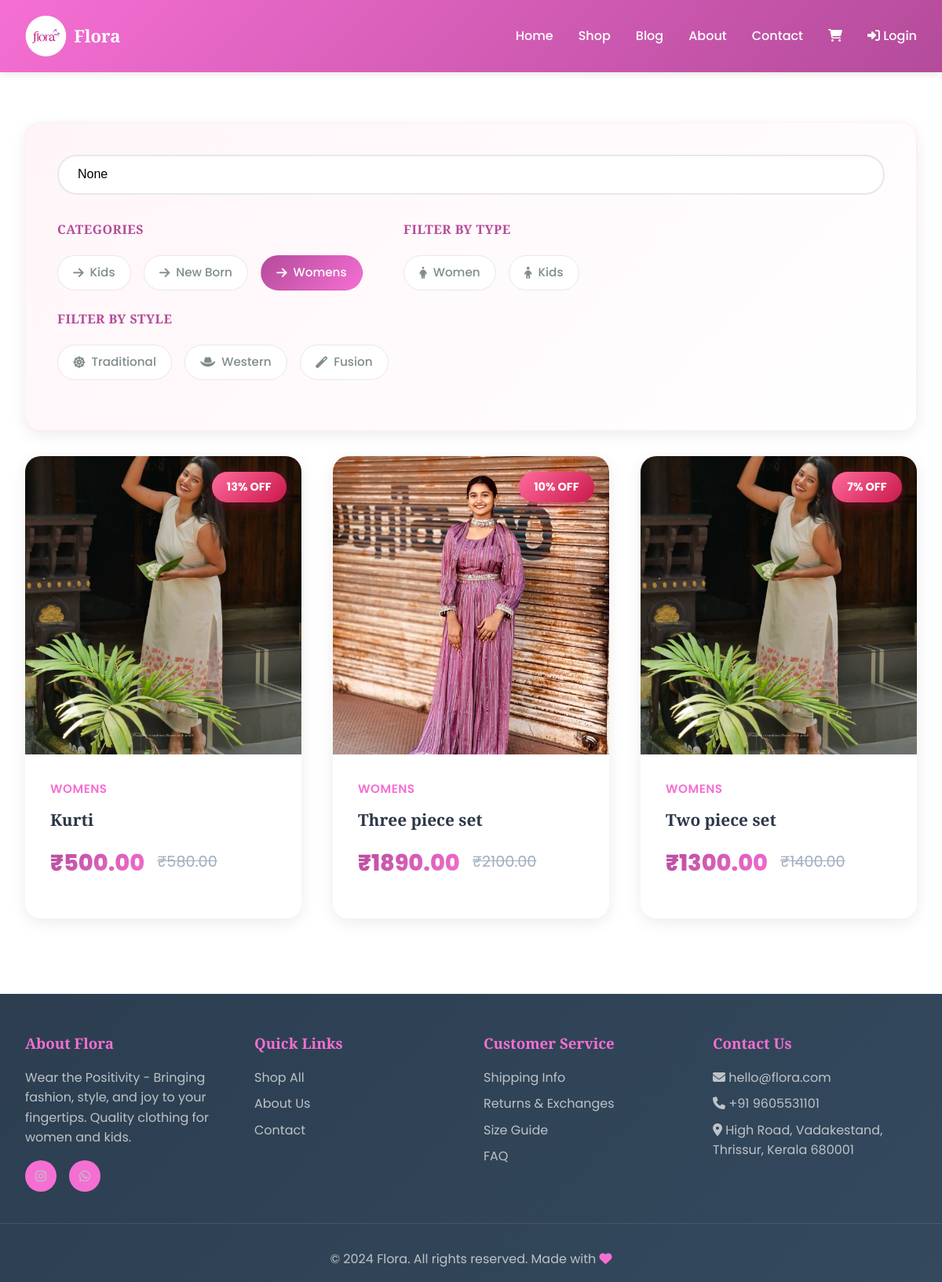
The page /shop/womens/ on the database its author committed.
### shop/models.py (models this page shows, shortened)
class Category(models.Model):
    name = models.CharField(max_length=200, db_index=True)
    slug = models.SlugField(max_length=200, unique=True)
    description = models.TextField(blank=True, null=True)
    image = models.ImageField(upload_to='categories/', blank=True,null=True)
    created_at = models.DateTimeField(auto_now_add=True)
    updated_at = models.DateTimeField(auto_now=True)
    class Meta:
        ordering = ['name']
        verbose_name = 'category'
        verbose_name_plural = 'categories'
    def get_absolute_url(self):
        return reverse('shop:product_list_by_category', args=[self.slug])

class Product(models.Model):
    PRODUCT_TYPE_CHOICES = [
        ('women', 'Women'),
        ('kids', 'Kids'),
    ]
    STYLE_CHOICES = [
        ('traditional', 'Traditional'),
        ('western', 'Western'),
        ('fusion', 'Fusion'),
    ]
    category = models.ForeignKey(Category, related_name='products', on_delete=models.CASCADE)
    name = models.CharField(max_length=200, db_index=True)
    slug = models.SlugField(max_length=200, db_index=True)
    product_type = models.CharField(max_length=20, choices=PRODUCT_TYPE_CHOICES, default='women')
    style = models.CharField(max_length=20, choices=STYLE_CHOICES, default='traditional')
    description = models.TextField()
    price = models.DecimalField(max_digits=10, decimal_places=2)
    discount_price = models.DecimalField(max_digits=10, decimal_places=2, blank=True, null=True)
    available = models.BooleanField(default=True)
    stock = models.PositiveIntegerField(default=0)
    created_at = models.DateTimeField(auto_now_add=True)
    updated_at = models.DateTimeField(auto_now=True)
    featured = models.BooleanField(default=False)
    material = models.CharField(max_length=100, blank=True)
    care_instructions = models.TextField(blank=True)
    class Meta:
        ordering = ['-created_at']
        indexes = [Index(fields=['id', 'slug'])]
    def get_absolute_url(self):
        return reverse('shop:product_detail', args=[self.id, self.slug])
    def get_display_price(self):
        return self.discount_price if self.discount_price else self.price
    def get_discount_percentage(self):
        if self.discount_price and self.price > self.discount_price:
            return int(((self.price - self.discount_price) / self.price) * 100)
        return 0

class ProductImage(models.Model):
    product = models.ForeignKey(Product, related_name='images', on_delete=models.CASCADE)
    image = models.ImageField(upload_to='products/')
    is_primary = models.BooleanField(default=False)
    alt_text = models.CharField(max_length=200, blank=True)
    created_at = models.DateTimeField(auto_now_add=True)
    class Meta:
        ordering = ['-is_primary', 'created_at']

### shop/views.py (the view)
# urls.py: path('shop/', views.product_list, name='product_list'),
def product_list(request, category_slug=None):
    category = None
    categories = Category.objects.all()
    products = Product.objects.filter(available=True)
    if category_slug:
        category = get_object_or_404(Category, slug=category_slug)
        products = products.filter(category=category)
    product_type = request.GET.get('type')
    if product_type in ['women', 'kids']:
        products = products.filter(product_type=product_type)
    style = request.GET.get('style')
    if style in ['traditional', 'western', 'fusion']:
        products = products.filter(style=style)
    search_query = request.GET.get('search')
    if search_query:
        products = products.filter(name__icontains=search_query)
    paginator = Paginator(products, 12)
    page_number = request.GET.get('page')
    page_obj = paginator.get_page(page_number)
    context = {
        'category': category,
        'categories': categories,
        'page_obj': page_obj,
        'products': page_obj,
        'search_query': search_query,
    }
    return render(request, 'shop/product/list.html', context)

### cart/cart.py (called while the page is built)
    def __len__(self):
        return sum(item['quantity'] for item in self.cart.values())

### cart/context_processors.py (called while the page is built)
def cart(request):
    return {'cart': Cart(request)}

### templates/shop/product/list.html (shortened to what this page needs)
{% extends "base.html" %}
{% block content %}
<div class="container">
    <div class="shop-container">
        <aside class="sidebar">
            <div class="search-box">
                <form method="get">
                    <input type="text" name="search" placeholder="Search products..." value="{{ search_query }}">
                </form>
            </div>
            <div>
                <h3>Categories</h3>
                <ul>
                    {% for cat in categories %}
                    <li>
                        <a href="{{ cat.get_absolute_url }}" {% if category == cat %}class="active"{% endif %}>
                            <i class="fas fa-arrow-right"></i>
                            {{ cat.name }}
                        </a>
                    </li>
                    {% endfor %}
                </ul>
            </div>
            <div>
                <h3>Filter by Type</h3>
                <ul>
                    <li><a href="?type=women"><i class="fas fa-female"></i> Women</a></li>
                    <li><a href="?type=kids"><i class="fas fa-child"></i> Kids</a></li>
                </ul>
            </div>
            <div>
                <h3>Filter by Style</h3>
                <ul>
                    <li><a href="?style=traditional"><i class="fas fa-dharmachakra"></i> Traditional</a></li>
                    <li><a href="?style=western"><i class="fas fa-hat-cowboy"></i> Western</a></li>
                    <li><a href="?style=fusion"><i class="fas fa-magic"></i> Fusion</a></li>
                </ul>
            </div>
        </aside>
        <div>
            {% if products %}
            <div class="products-grid">
                {% for product in products %}
                <a href="{{ product.get_absolute_url }}" class="product-card" style="text-decoration: none; color: inherit;">
                    <div class="product-image">
                        {% if product.images.all %}
                            <img src="{{ product.images.first.image.url }}" alt="{{ product.name }}" style="width: 100%; height: 100%; object-fit: cover;">
                        {% else %}
                            <i class="fas fa-tshirt"></i>
                        {% endif %}
                        {% if product.get_discount_percentage %}
                        <span class="product-badge">{{ product.get_discount_percentage }}% OFF</span>
                        {% endif %}
                    </div>
                    <div class="product-info">
                        <div class="product-category">{{ product.category.name }}</div>
                        <h3>{{ product.name }}</h3>
                        <div class="product-price">
                            <span class="price-current">₹{{ product.get_display_price }}</span>
                            {% if product.discount_price %}
                            <span class="price-old">₹{{ product.price }}</span>
                            {% endif %}
                        </div>
                    </div>
                </a>
                {% endfor %}
            </div>
            {% else %}
            <div style="text-align: center; padding: 4rem;">
                <i class="fas fa-shopping-bag" style="font-size: 5rem; color: var(--text-light); margin-bottom: 1rem;"></i>
                <h2>No products found</h2>
                <p style="color: var(--text-light);">Try adjusting your filters or search terms.</p>
            </div>
            {% endif %}
        </div>
    </div>
</div>
{% endblock %}

### templates/base.html (style rules this page uses)
* { margin: 0; padding: 0; box-sizing: border-box; }
:root { --primary-color: #f56fd3; --secondary-color: #b44b9a; --accent-color: #FFA07A; --purple-accent: #9B59B6; --text-dark: #2C3E50; --text-light: #7F8C8D; --bg-light: #FFF5F8; --white: #FFFFFF; --success: #27AE60; --warning: #F39C12; }
body { font-family: 'Poppins', sans-serif; line-height: 1.6; color: var(--text-dark); background-color: var(--white); }
h1, h2, h3, h4, h5, h6 { font-family: 'Playfair Display', serif; font-weight: 600; }
.container { max-width: 1200px; margin: 0 auto; padding: 2rem; }

### templates/shop/product/list.html (style rules this page uses)
.shop-container { display: flex; flex-direction: column; gap: 2rem; margin-top: 2rem; }
.sidebar { background: linear-gradient(135deg, #fff5f8 0%, #ffffff 100%); padding: 2.5rem; border-radius: 20px; box-shadow: 0 5px 20px rgba(0,0,0,0.08); width: 100%; border: 1px solid rgba(245, 111, 211, 0.1); }
.sidebar .search-box { margin-bottom: 2rem; width: 100%; }
.sidebar .search-box form { display: flex; gap: 0.5rem; }
.sidebar h3 { margin: 0 0 1.2rem 0; color: var(--secondary-color); font-size: 1rem; font-weight: 700; text-transform: uppercase; letter-spacing: 0.5px; }
.sidebar > div { display: inline-block; margin-right: 3rem; margin-bottom: 1.5rem; vertical-align: top; }
.sidebar ul { list-style: none; display: flex; gap: 1rem; flex-wrap: wrap; }
.sidebar li { margin: 0; }
.sidebar a { color: var(--text-light); text-decoration: none; transition: all 0.3s ease; display: inline-flex; align-items: center; gap: 0.5rem; padding: 0.6rem 1.2rem; border-radius: 25px; background: white; border: 1px solid #E8E8E8; font-size: 0.95rem; font-weight: 500; }
.sidebar a.active { color: white; background: linear-gradient(135deg, var(--secondary-color), var(--primary-color)); border-color: transparent; }
.search-box { margin-bottom: 0; }
.search-box input { padding: 0.9rem 1.5rem; border: 2px solid #E8E8E8; border-radius: 25px; font-size: 1rem; transition: all 0.3s ease; flex: 1; min-width: 250px; }
.search-box input::placeholder { color: #a0aec0; }
.products-grid { display: grid; grid-template-columns: repeat(auto-fill, minmax(300px, 1fr)); gap: 2.5rem; }
.product-card { background: white; border-radius: 20px; overflow: hidden; box-shadow: 0 5px 20px rgba(0,0,0,0.08); transition: all 0.4s cubic-bezier(0.175, 0.885, 0.32, 1.275); position: relative; text-decoration: none; color: inherit; display: block; }
.product-card::before { content: ''; position: absolute; top: 0; left: 0; right: 0; bottom: 0; background: linear-gradient(135deg, rgba(245, 111, 211, 0.1), rgba(180, 75, 154, 0.1)); opacity: 0; transition: opacity 0.4s ease; z-index: 1; }
.product-image { width: 100%; height: 380px; background: linear-gradient(135deg, var(--bg-light), #FFE4EC); display: flex; align-items: center; justify-content: center; font-size: 4rem; color: var(--primary-color); position: relative; overflow: hidden; }
.product-image img { width: 100%; height: 100%; object-fit: cover; transition: transform 0.6s ease; }
.product-badge { position: absolute; top: 1.2rem; right: 1.2rem; background: linear-gradient(135deg, #FF6B9D, #C9184A); color: white; padding: 0.5rem 1.2rem; border-radius: 25px; font-size: 0.9rem; font-weight: 700; z-index: 2; box-shadow: 0 4px 15px rgba(201, 24, 74, 0.4); animation: pulse 2s infinite; }
.product-info { padding: 2rem; position: relative; z-index: 2; }
.product-category { color: var(--primary-color); font-size: 0.95rem; margin-bottom: 0.8rem; font-weight: 600; text-transform: uppercase; letter-spacing: 0.5px; }
.product-info h3 { font-size: 1.3rem; margin-bottom: 1rem; color: #2d3748; font-weight: 700; line-height: 1.4; }
.product-price { display: flex; align-items: center; gap: 1rem; margin: 1rem 0; }
.price-current { font-size: 1.8rem; font-weight: 800; background: linear-gradient(135deg, var(--secondary-color), var(--primary-color)); -webkit-background-clip: text; -webkit-text-fill-color: transparent; background-clip: text; }
.price-old { font-size: 1.2rem; color: #a0aec0; text-decoration: line-through; }

### rows shown on the page
Category: name "Kids"
Category: name "New Born"
Category: name "Womens"
Product: images.first.image (picture), get_discount_percentage "13", category.name "WOMENS", name "Kurti", get_display_price "500.00", price "580.00"
Product: images.first.image (picture), get_discount_percentage "10", category.name "WOMENS", name "Three piece set", get_display_price "1890.00", price "2100.00"
Product: images.first.image (picture), get_discount_percentage "7", category.name "WOMENS", name "Two piece set", get_display_price "1300.00", price "1400.00"
